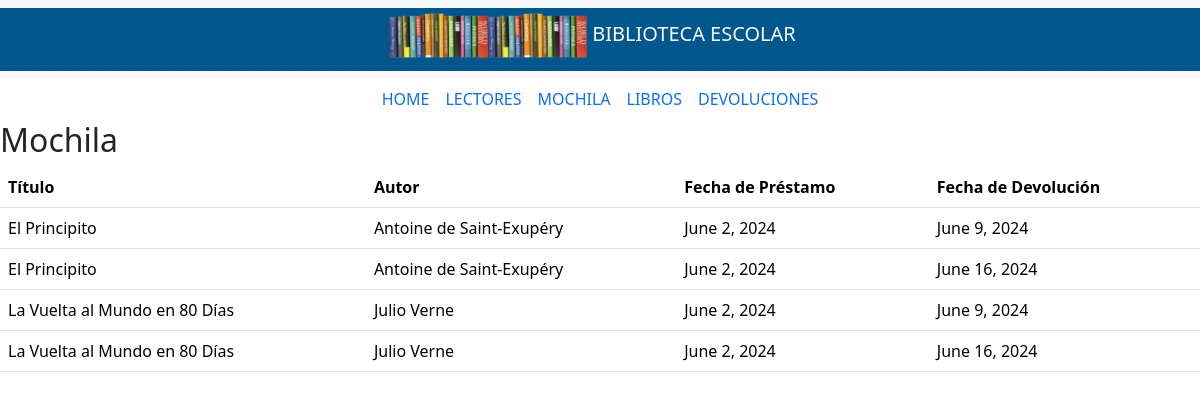
Before: /mochila/ (signed in) with the older database file.
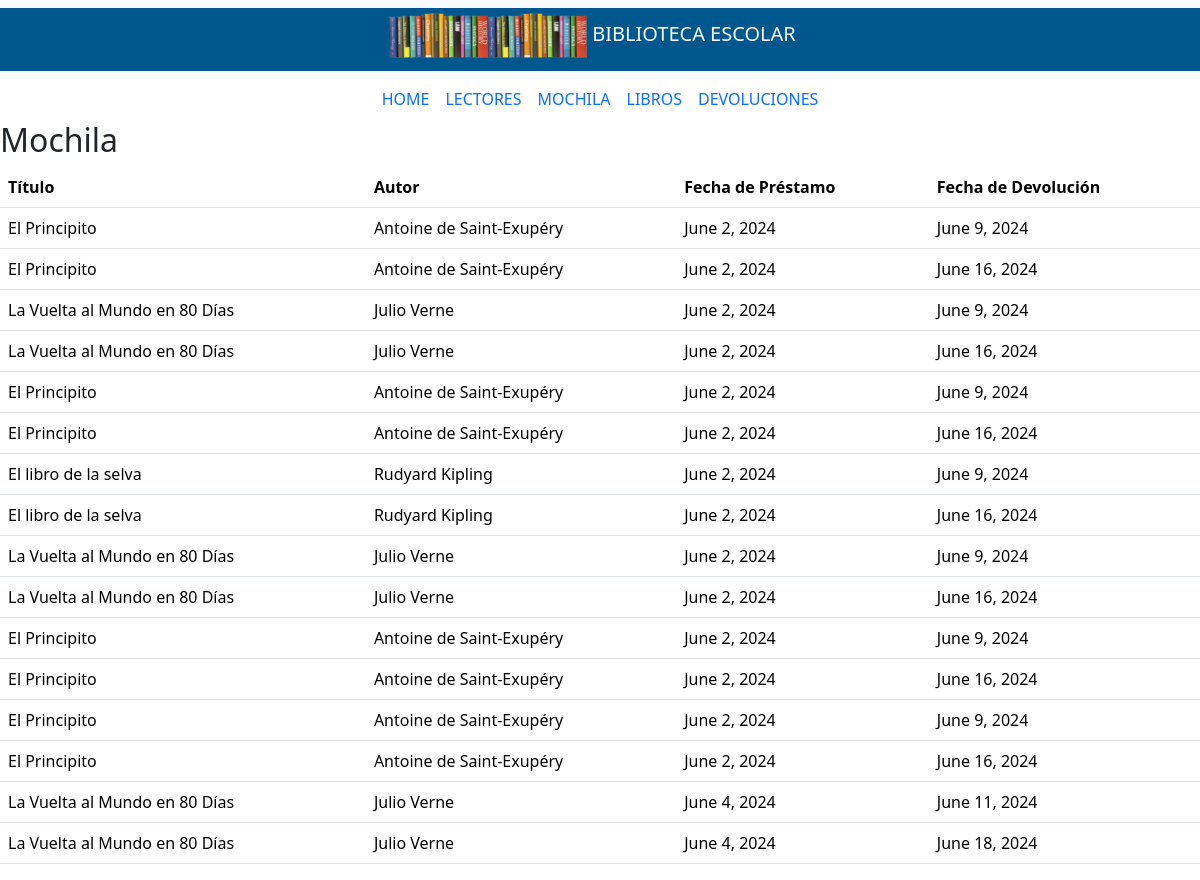
After: the same page with the newer database file.
### sistema_biblioteca_app/models.py (models this page shows, shortened)
class Prestamo(models.Model):  # Nuevo modelo para registrar préstamos
    lector = models.ForeignKey(User, on_delete=models.CASCADE)
    libro = models.ForeignKey(Libro, on_delete=models.CASCADE)
    fecha_prestamo = models.DateField(auto_now_add=True)
    fecha_devolucion = models.DateField()
    devuelto = models.BooleanField(default=False)

class Libro(models.Model):
    titulo = models.CharField(max_length=200)
    autor = models.CharField(max_length=100)
    isbn = models.CharField(max_length=13, unique=True)
    editorial = models.CharField(max_length=100)
    año_publicacion = models.PositiveIntegerField()
    genero = models.CharField(max_length=50)
    cantidad_disponible = models.PositiveIntegerField(default=1)
    imagen = models.ImageField(upload_to='portadas/', null=True, blank=True)

### sistema_biblioteca_app/views.py (the view)
# urls.py: path('mochila/', mochila, name='mochila'),
@login_required
def mochila(request):
    prestamos = Prestamo.objects.filter(lector=request.user, devuelto=False).select_related('libro')  # Optimizar la consulta
    return render(request, 'mochila.html', {'prestamos': prestamos})

### sistema_biblioteca_app/templates/mochila.html (shortened to what this page needs)
{% extends "index.html" %}
{% load static %}
{% block main_content %}
<h2>Mochila</h2>
{% if user.is_authenticated %}
    {% if prestamos %}
        <table class="table">
            <thead>
                <tr>
                    <th>Título</th>
                    <th>Autor</th>
                    <th>Fecha de Préstamo</th>
                    <th>Fecha de Devolución</th>
                </tr>
            </thead>
            <tbody>
                {% for prestamo in prestamos %}
                    <tr>
                        <td>{{ prestamo.libro.titulo }}</td>
                        <td>{{ prestamo.libro.autor }}</td>
                        <td>{{ prestamo.fecha_prestamo }}</td>
                        <td>{{ prestamo.fecha_devolucion }}</td>
                    </tr>
                {% endfor %}
            </tbody>
        </table>
    {% else %}
        <p>No tienes libros en préstamo actualmente.</p>
    {% endif %}
{% else %}
    <p>Por favor, inicia sesión para ver tus libros en préstamo.</p>
{% endif %}
{% endblock %}

Changed rows visible on the page:
added Prestamo: libro.titulo "El Principito", libro.autor "Antoine de Saint-Exupéry", fecha_prestamo "June 2, 2024", fecha_devolucion "June 9, 2024"
added Prestamo: libro.titulo "El Principito", libro.autor "Antoine de Saint-Exupéry", fecha_prestamo "June 2, 2024", fecha_devolucion "June 16, 2024"
added Prestamo: libro.titulo "El libro de la selva", libro.autor "Rudyard Kipling", fecha_prestamo "June 2, 2024", fecha_devolucion "June 9, 2024"
added Prestamo: libro.titulo "El libro de la selva", libro.autor "Rudyard Kipling", fecha_prestamo "June 2, 2024", fecha_devolucion "June 16, 2024"
added Prestamo: libro.titulo "La Vuelta al Mundo en 80 Días", libro.autor "Julio Verne", fecha_prestamo "June 2, 2024", fecha_devolucion "June 9, 2024"
added Prestamo: libro.titulo "La Vuelta al Mundo en 80 Días", libro.autor "Julio Verne", fecha_prestamo "June 2, 2024", fecha_devolucion "June 16, 2024"
added Prestamo: libro.titulo "El Principito", libro.autor "Antoine de Saint-Exupéry", fecha_prestamo "June 2, 2024", fecha_devolucion "June 9, 2024"
added Prestamo: libro.titulo "El Principito", libro.autor "Antoine de Saint-Exupéry", fecha_prestamo "June 2, 2024", fecha_devolucion "June 16, 2024"
added Prestamo: libro.titulo "El Principito", libro.autor "Antoine de Saint-Exupéry", fecha_prestamo "June 2, 2024", fecha_devolucion "June 9, 2024"
added Prestamo: libro.titulo "El Principito", libro.autor "Antoine de Saint-Exupéry", fecha_prestamo "June 2, 2024", fecha_devolucion "June 16, 2024"
added Prestamo: libro.titulo "La Vuelta al Mundo en 80 Días", libro.autor "Julio Verne", fecha_prestamo "June 4, 2024", fecha_devolucion "June 11, 2024"
added Prestamo: libro.titulo "La Vuelta al Mundo en 80 Días", libro.autor "Julio Verne", fecha_prestamo "June 4, 2024", fecha_devolucion "June 18, 2024"
